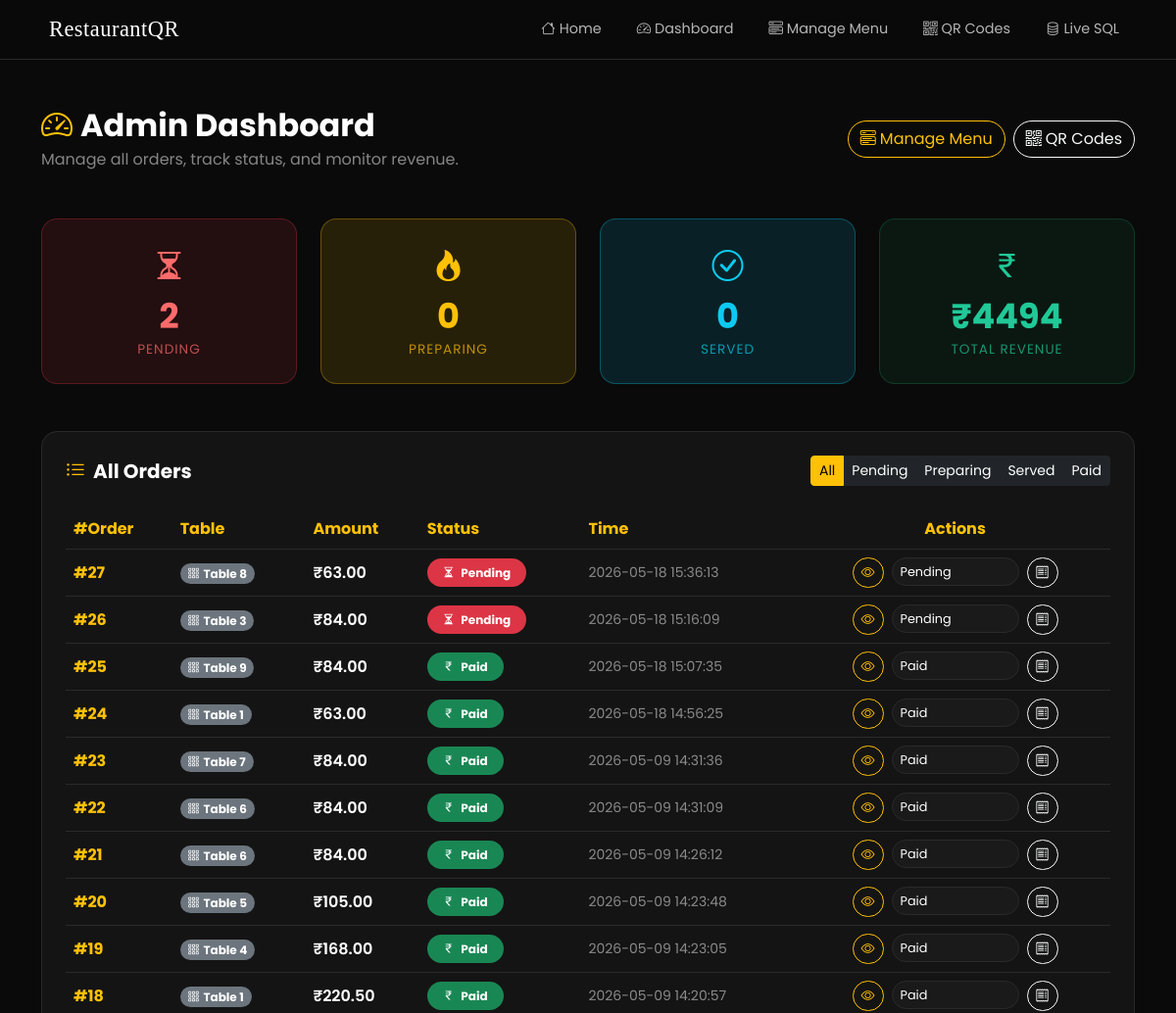
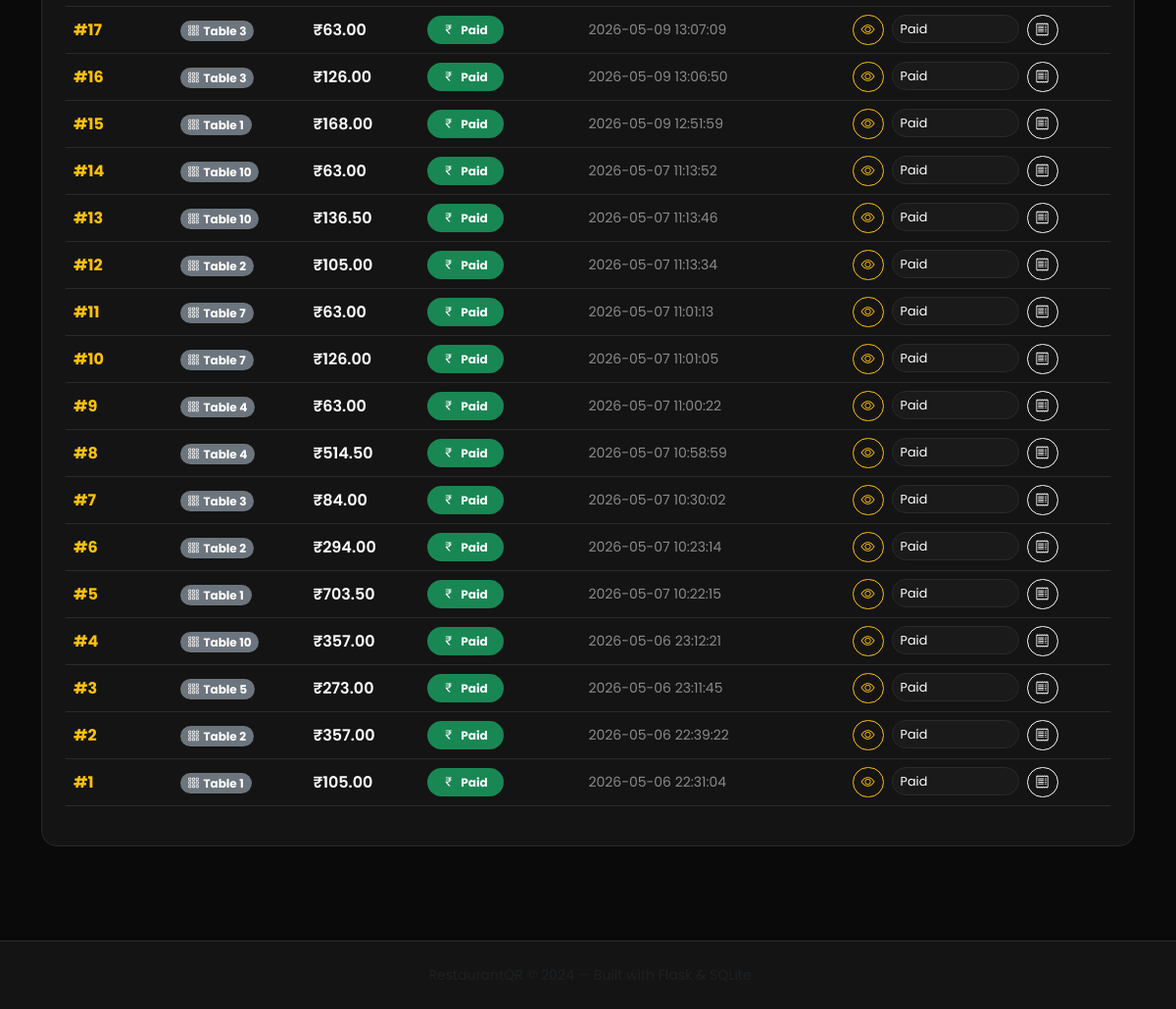
The page /admin on the database its author committed (2 pictures, top to bottom).
### tables this page shows
CREATE TABLE orders (
            order_id     INTEGER PRIMARY KEY AUTOINCREMENT,
            table_id     INTEGER NOT NULL,
            total_amount REAL    NOT NULL DEFAULT 0,
            status       TEXT    NOT NULL DEFAULT 'Pending'
                         CHECK(status IN ('Pending', 'Preparing', 'Served', 'Paid')),
            timestamp    TEXT    NOT NULL,
            FOREIGN KEY (table_id) REFERENCES tables(table_id)
        );

CREATE TABLE tables (
            table_id     INTEGER PRIMARY KEY AUTOINCREMENT,
            table_number INTEGER UNIQUE NOT NULL,
            status       TEXT NOT NULL DEFAULT 'available'
                         CHECK(status IN ('available', 'occupied', 'reserved'))
        );

### app.py (the view)
@app.route("/admin")
def admin():
    conn = get_db()
    orders = conn.execute("""
        SELECT o.order_id, o.total_amount, o.status, o.timestamp,
               t.table_number
        FROM orders o
        JOIN tables t ON o.table_id = t.table_id
        ORDER BY o.timestamp DESC
    """).fetchall()
    counts = conn.execute("""
        SELECT status, COUNT(*) as cnt
        FROM orders
        GROUP BY status
    """).fetchall()
    summary = {row["status"]: row["cnt"] for row in counts}
    total_revenue = conn.execute(
        "SELECT COALESCE(SUM(total_amount),0) FROM orders WHERE status='Paid'"
    ).fetchone()[0]
    conn.close()
    return render_template(
        "admin.html",
        orders=orders,
        summary=summary,
        total_revenue=round(total_revenue, 2),
    )

### app.py (called while the page is built)
def get_db():
    conn = sqlite3.connect(DATABASE)
    return LoggingConnection(conn)

    def execute(self, sql, params=()):
        skip_prefixes = ("PRAGMA",)
        sql_clean = sql.strip()
        if not any(sql_clean.upper().startswith(p) for p in skip_prefixes):
            try:
                from flask import request as _req
                route = _req.path
            except Exception:
                route = "(init)"
            entry = {
                "sql":       sql_clean,
                "params":    list(params) if params else [],
                "timestamp": datetime.now().strftime("%H:%M:%S"),
                "route":     route,
                "rows":      None,   # filled in after fetch
            }
            SQL_LOG.append(entry)
            if len(SQL_LOG) > MAX_LOG_ENTRIES:
                SQL_LOG.pop(0)
        return self._conn.execute(sql, params)

    def close(self):
        self._conn.close()

### templates/admin.html (shortened to what this page needs)
{% extends "base.html" %}
{% block content %}
<div class="container py-5">
  <div class="d-flex align-items-center justify-content-between mb-5">
    <div>
      <h2 class="text-white fw-bold mb-1">
        <i class="bi bi-speedometer2 text-warning me-2"></i>Admin Dashboard
      </h2>
      <p class="text-white-50 mb-0">Manage all orders, track status, and monitor revenue.</p>
    </div>
    <div class="d-flex gap-2">
      <a href="/admin/menu" class="btn btn-outline-warning rounded-pill">
        <i class="bi bi-menu-button-wide me-1"></i>Manage Menu
      </a>
      <a href="/admin/qrcodes" class="btn btn-outline-light rounded-pill">
        <i class="bi bi-qr-code me-1"></i>QR Codes
      </a>
    </div>
  </div>
  <div class="row g-4 mb-5">
    <div class="col-6 col-lg-3">
      <div class="stat-card rounded-4 p-4 text-center stat-pending">
        <i class="bi bi-hourglass-split fs-2 mb-2 d-block"></i>
        <div class="stat-num">{{ summary.get('Pending', 0) }}</div>
        <div class="stat-label">Pending</div>
      </div>
    </div>
    <div class="col-6 col-lg-3">
      <div class="stat-card rounded-4 p-4 text-center stat-preparing">
        <i class="bi bi-fire fs-2 mb-2 d-block"></i>
        <div class="stat-num">{{ summary.get('Preparing', 0) }}</div>
        <div class="stat-label">Preparing</div>
      </div>
    </div>
    <div class="col-6 col-lg-3">
      <div class="stat-card rounded-4 p-4 text-center stat-served">
        <i class="bi bi-check-circle fs-2 mb-2 d-block"></i>
        <div class="stat-num">{{ summary.get('Served', 0) }}</div>
        <div class="stat-label">Served</div>
      </div>
    </div>
    <div class="col-6 col-lg-3">
      <div class="stat-card rounded-4 p-4 text-center stat-revenue">
        <i class="bi bi-currency-rupee fs-2 mb-2 d-block"></i>
        <div class="stat-num">₹{{ "%.0f" | format(total_revenue) }}</div>
        <div class="stat-label">Total Revenue</div>
      </div>
    </div>
  </div>
  <div class="dark-card rounded-4 p-4">
    <div class="d-flex align-items-center justify-content-between mb-4">
      <h5 class="text-white fw-bold mb-0">
        <i class="bi bi-list-ul text-warning me-2"></i>All Orders
      </h5>
      <div class="btn-group" role="group">
        <button class="btn btn-sm btn-dark filter-btn active" data-filter="all">All</button>
        <button class="btn btn-sm btn-dark filter-btn" data-filter="Pending">Pending</button>
        <button class="btn btn-sm btn-dark filter-btn" data-filter="Preparing">Preparing</button>
        <button class="btn btn-sm btn-dark filter-btn" data-filter="Served">Served</button>
        <button class="btn btn-sm btn-dark filter-btn" data-filter="Paid">Paid</button>
      </div>
    </div>
    {% if orders %}
    <div class="table-responsive">
      <table class="table table-dark table-hover align-middle" id="ordersTable">
        <thead>
          <tr class="border-bottom border-secondary">
            <th class="text-warning">#Order</th>
            <th class="text-warning">Table</th>
            <th class="text-warning">Amount</th>
            <th class="text-warning">Status</th>
            <th class="text-warning">Time</th>
            <th class="text-warning text-center">Actions</th>
          </tr>
        </thead>
        <tbody id="ordersBody">
          {% for order in orders %}
          <tr class="order-row" data-status="{{ order.status }}">
            <td>
              <a href="/admin/order/{{ order.order_id }}"
                 class="text-warning fw-bold text-decoration-none">
                #{{ order.order_id }}
              </a>
            </td>
            <td>
              <span class="badge bg-secondary rounded-pill">
                <i class="bi bi-grid-3x3-gap me-1"></i>Table {{ order.table_number }}
              </span>
            </td>
            <td class="text-white fw-semibold">₹{{ "%.2f" | format(order.total_amount) }}</td>
            <td>
              <span class="badge rounded-pill
                {% if order.status == 'Pending' %}bg-danger
                {% elif order.status == 'Preparing' %}bg-warning text-dark
                {% elif order.status == 'Served' %}bg-info text-dark
                {% else %}bg-success{% endif %} px-3 py-2">
                {% if order.status == 'Pending' %}<i class="bi bi-hourglass-split me-1"></i>
                {% elif order.status == 'Preparing' %}<i class="bi bi-fire me-1"></i>
                {% elif order.status == 'Served' %}<i class="bi bi-check-circle me-1"></i>
                {% else %}<i class="bi bi-currency-rupee me-1"></i>{% endif %}
                {{ order.status }}
              </span>
            </td>
            <td class="text-white-50 small">{{ order.timestamp }}</td>
            <td class="text-center">
              <div class="d-flex gap-2 justify-content-center flex-wrap">
                <a href="/admin/order/{{ order.order_id }}"
                   class="btn btn-sm btn-outline-warning rounded-pill" title="View Details">
                  <i class="bi bi-eye"></i>
                </a>
                <form action="/admin/update_status/{{ order.order_id }}" method="POST" class="d-inline">
                  <select name="status" class="form-select form-select-sm status-select rounded-pill"
                          onchange="this.form.submit()" title="Update Status">
                    {% for s in ['Pending','Preparing','Served','Paid'] %}
                    <option value="{{ s }}" {% if order.status == s %}selected{% endif %}>{{ s }}</option>
                    {% endfor %}
                  </select>
                </form>
                <a href="/bill/{{ order.order_id }}"
                   class="btn btn-sm btn-outline-light rounded-pill" title="View Bill">
                  <i class="bi bi-receipt"></i>
                </a>
              </div>
            </td>
          </tr>
          {% endfor %}
        </tbody>
      </table>
    </div>
    {% else %}
    <div class="text-center py-5">
      <i class="bi bi-inbox display-1 text-secondary mb-3 d-block"></i>
      <h5 class="text-white-50">No orders yet</h5>
      <p class="text-white-50 small">Orders will appear here once customers scan their QR codes and order.</p>
    </div>
    {% endif %}
  </div>
</div>
{% endblock %}

### static/css/style.css (style rules this page uses)
*, *::before, *::after { box-sizing: border-box; margin: 0; padding: 0; }
:root { --gold: #ffc107; --gold-light: #ffe082; --dark-bg: #0a0a0a; --dark-card: #141414; --dark-card2: #1a1a1a; --dark-border:#2a2a2a; --text-muted: rgba(255,255,255,0.45); }
html { scroll-behavior: smooth; }
body { font-family: 'Poppins', sans-serif; background-color: var(--dark-bg); color: #fff; min-height: 100vh; }
.stat-card { border: 1px solid var(--dark-border); transition: transform 0.25s; }
.stat-num { font-size: 2.2rem; font-weight: 700; line-height: 1.1; }
.stat-label { font-size: 0.85rem; opacity: 0.7; text-transform: uppercase; letter-spacing: 1px; margin-top: 4px; }
.stat-pending { background: rgba(220,53,69,0.12); border-color: rgba(220,53,69,0.3); color: #ff6b6b; }
.stat-preparing { background: rgba(255,193,7,0.12); border-color: rgba(255,193,7,0.3); color: var(--gold); }
.stat-served { background: rgba(13,202,240,0.12); border-color: rgba(13,202,240,0.3); color: #0dcaf0; }
.stat-revenue { background: rgba(25,135,84,0.12); border-color: rgba(25,135,84,0.3); color: #20c997; }
.status-select { background: var(--dark-card2); color: #fff; border-color: var(--dark-border); font-size: 0.8rem; min-width: 130px; }
.filter-btn.active { background: var(--gold) !important; color: #000 !important; border-color: var(--gold) !important; }
.dark-card { background: var(--dark-card); border: 1px solid var(--dark-border); }
.table-dark { --bs-table-bg: transparent; --bs-table-border-color: var(--dark-border); }
.table-dark td, .table-dark th { border-color: var(--dark-border); }

### rows shown on the page
orders: order_id "27", table_number "8", total_amount "63.00", status "Pending", timestamp "2026-05-18 15:36:13"
orders: order_id "26", table_number "3", total_amount "84.00", status "Pending", timestamp "2026-05-18 15:16:09"
orders: order_id "25", table_number "9", total_amount "84.00", status "Paid", timestamp "2026-05-18 15:07:35"
orders: order_id "24", table_number "1", total_amount "63.00", status "Paid", timestamp "2026-05-18 14:56:25"
orders: order_id "23", table_number "7", total_amount "84.00", status "Paid", timestamp "2026-05-09 14:31:36"
orders: order_id "22", table_number "6", total_amount "84.00", status "Paid", timestamp "2026-05-09 14:31:09"
orders: order_id "21", table_number "6", total_amount "84.00", status "Paid", timestamp "2026-05-09 14:26:12"
orders: order_id "20", table_number "5", total_amount "105.00", status "Paid", timestamp "2026-05-09 14:23:48"
orders: order_id "19", table_number "4", total_amount "168.00", status "Paid", timestamp "2026-05-09 14:23:05"
orders: order_id "18", table_number "1", total_amount "220.50", status "Paid", timestamp "2026-05-09 14:20:57"
orders: order_id "17", table_number "3", total_amount "63.00", status "Paid", timestamp "2026-05-09 13:07:09"
orders: order_id "16", table_number "3", total_amount "126.00", status "Paid", timestamp "2026-05-09 13:06:50"
orders: order_id "15", table_number "1", total_amount "168.00", status "Paid", timestamp "2026-05-09 12:51:59"
orders: order_id "14", table_number "10", total_amount "63.00", status "Paid", timestamp "2026-05-07 11:13:52"
orders: order_id "13", table_number "10", total_amount "136.50", status "Paid", timestamp "2026-05-07 11:13:46"
orders: order_id "12", table_number "2", total_amount "105.00", status "Paid", timestamp "2026-05-07 11:13:34"
orders: order_id "11", table_number "7", total_amount "63.00", status "Paid", timestamp "2026-05-07 11:01:13"
orders: order_id "10", table_number "7", total_amount "126.00", status "Paid", timestamp "2026-05-07 11:01:05"
orders: order_id "9", table_number "4", total_amount "63.00", status "Paid", timestamp "2026-05-07 11:00:22"
orders: order_id "8", table_number "4", total_amount "514.50", status "Paid", timestamp "2026-05-07 10:58:59"
orders: order_id "7", table_number "3", total_amount "84.00", status "Paid", timestamp "2026-05-07 10:30:02"
orders: order_id "6", table_number "2", total_amount "294.00", status "Paid", timestamp "2026-05-07 10:23:14"
orders: order_id "5", table_number "1", total_amount "703.50", status "Paid", timestamp "2026-05-07 10:22:15"
orders: order_id "4", table_number "10", total_amount "357.00", status "Paid", timestamp "2026-05-06 23:12:21"
orders: order_id "3", table_number "5", total_amount "273.00", status "Paid", timestamp "2026-05-06 23:11:45"
orders: order_id "2", table_number "2", total_amount "357.00", status "Paid", timestamp "2026-05-06 22:39:22"
orders: order_id "1", table_number "1", total_amount "105.00", status "Paid", timestamp "2026-05-06 22:31:04"

### other values the page prints
{{ summary.get('Pending', 0) }} "2"
{{ summary.get('Preparing', 0) }} "0"
{{ summary.get('Served', 0) }} "0"
{{ "%.0f" | format(total_revenue) }} "4494"
